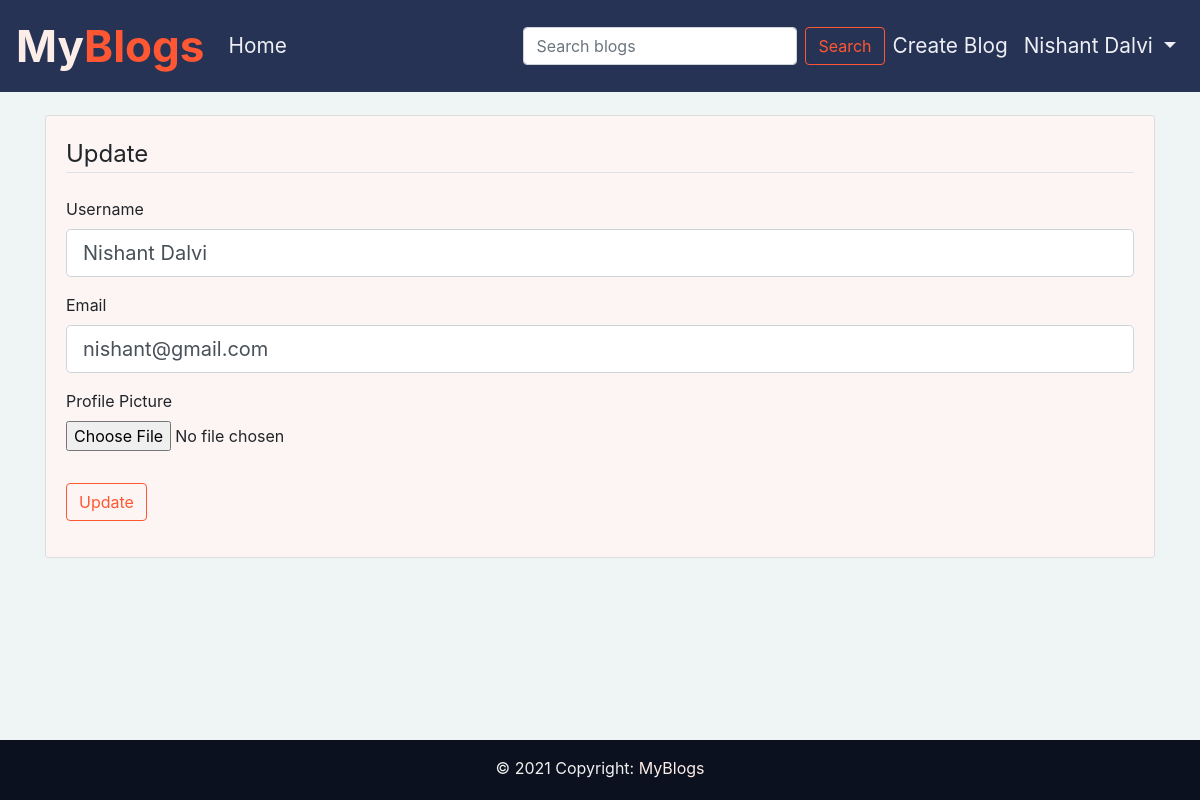
The app's page /update (signed in), older data.
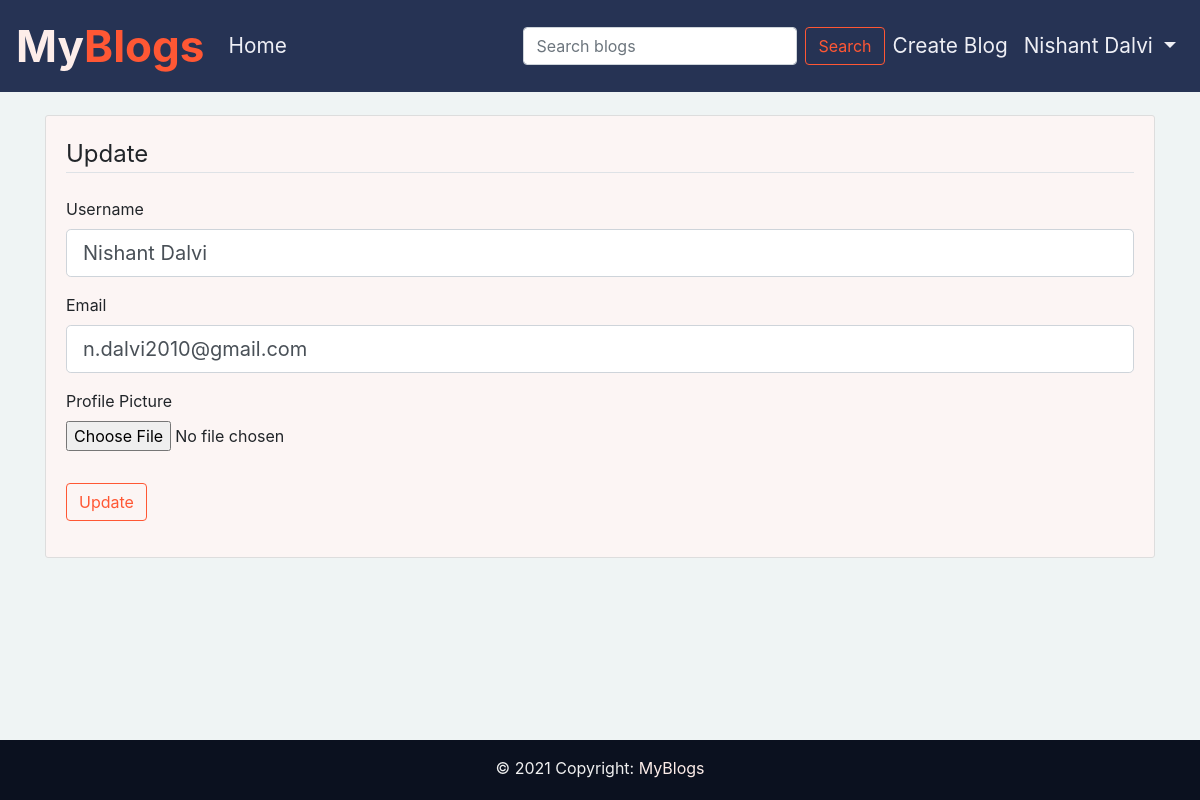
The same page, newer data.
### blog/models.py (models this page shows, shortened)
class User(db.Model, UserMixin):
    id = db.Column(db.Integer, primary_key=True)
    username = db.Column(db.String(20), unique=True, nullable=False)
    email = db.Column(db.String(120), unique=True, nullable=False)
    image_file = db.Column(db.String(20), nullable=False, default='default_profile.jpg')
    password = db.Column(db.String(60), nullable=False)
    posts = db.relationship('Post', backref='author', lazy=True)

### blog/routes.py (the view)
@app.route("/update", methods=['GET' , 'POST'])
@login_required
def update():
    form = UpdateProfileForm()
    if form.validate_on_submit():
        if form.picture.data:
            picture_file = save_picture(form.picture.data)
            current_user.image_file = picture_file
        current_user.username = form.username.data
        current_user.email = form.email.data
        db.session.commit()
        flash(f'Account updated','success')
        return redirect(url_for('profile'))
    elif request.method == 'GET':
        form.username.data = current_user.username
        form.email.data = current_user.email
    return render_template('update.html',title='Update',form=form)

### blog/forms.py (shortened to what this page needs)
class UpdateProfileForm(FlaskForm):
    username = StringField('Username',
                           validators=[DataRequired(), Length(min=2, max=20)])
    email = StringField('Email',
                        validators=[DataRequired(), Email()])
    picture = FileField('Profile Picture', validators=[FileAllowed(['jpg', 'jpeg' ,'png'])])
    submit = SubmitField('Update')

### blog/models.py (called while the page is built)
@login_manager.user_loader
def load_user(user_id):
    return User.query.get(int(user_id))

### blog/Templates/update.html (shortened to what this page needs)
{%extends "layout.html"%}
{%block content%}
<div class="content-section">
    <form method="POST" action="" enctype="multipart/form-data">
        <fieldset class="form-group">
            <legend class="border-bottom mb-4">Update</legend>
            <div class="form-group">
                {{ form.username.label(class="form-control-label") }}
                {% if form.username.errors %}
                    {{ form.username(class="form-control form-control-lg is-invalid") }}
                    <div class="invalid-feedback">
                        {% for error in form.username.errors %}
                            <span>{{ error }}</span>
                        {% endfor %}
                    </div>
                {% else %}
                    {{ form.username(class="form-control form-control-lg") }}
                {% endif %}
            </div>
            <div class="form-group">
                {{ form.email.label(class="form-control-label") }}
                {% if form.email.errors %}
                    {{ form.email(class="form-control form-control-lg is-invalid") }}
                    <div class="invalid-feedback">
                        {% for error in form.email.errors %}
                            <span>{{ error }}</span>
                        {% endfor %}
                    </div>
                {% else %}
                    {{ form.email(class="form-control form-control-lg") }}
                {% endif %}
            </div>
            <div class="form-group">
                {{ form.picture.label() }}
                {{ form.picture(class="form-control-file") }}
            </div>
        </fieldset>
        <div class="form-group">
            {{ form.submit(class="btn btn-outline-info") }}
        </div>
    </form>
</div>
{%endblock content%}

### blog/Templates/layout.html (shortened to what this page needs)
<!doctype html>
<html lang="en">
  <head>
    <link rel="stylesheet" href="https://maxcdn.bootstrapcdn.com/bootstrap/4.0.0/css/bootstrap.min.css">
    <link rel="stylesheet" type="text/css" href="{{ url_for('static', filename='main.css') }}">
  </head>
  <body>
    <nav class="navbar navbar-expand-md pt-2 pd-4 fixed-top">
        <a class="navbar-brand" href="{{ url_for('home') }}"><span id="logo-1">My</span>Blogs</a>
        <div class="collapse navbar-collapse" id="navbarNav">
          <div class="navbar-nav mr-auto">
            <a class="nav-item nav-link" href="{{ url_for('home') }}">Home</a>
          </div>
          <form class="form-inline my-2 my-lg-0" method="GET">
            <input class="form-control mr-sm-2" type="search" placeholder="Search blogs" aria-label="Search" name="q">
            <button class="btn btn-outline-success my-2 my-sm-0 btn-search" href="{{ url_for('home') }}" type="submit">Search</button>
          </form>
          <div class="navbar-nav">
            {% if current_user.is_authenticated %}
            <a class="nav-item nav-link" href="{{ url_for('new_post') }}">Create Blog</a>
            <a class="nav-item dropdown nav-link dropdown-toggle" href="#" data-toggle="dropdown" role="button" aria-haspopup="true" aria-expanded="false">
              {{current_user.username}}
            </a>
            {% else %}
              <a class="nav-item nav-link" href="{{ url_for('login') }}">Login</a>
              <a class="nav-item nav-link" href="{{ url_for('register') }}">Register</a>
            {% endif %}
          </div>
        </div>
      </nav>
      <div class="container main-content">
        <div class="row">
          <div class="col-md-12">
            {%block content%}
            {%endblock content%}
          </div>
        </div>
      </div>
      <footer class="page-footer font-small blue">
        <div class="footer-copyright text-center py-3">© 2021 Copyright:
          <a class="foota" href="{{ url_for('home') }}"> MyBlogs</a>
        </div>
      </footer>
  </body>
</html>

Row changes from the older to the newer data that the page shows:
changed User "Nishant Dalvi": email "nishant@gmail.com" → "n.dalvi2010@gmail.com"
